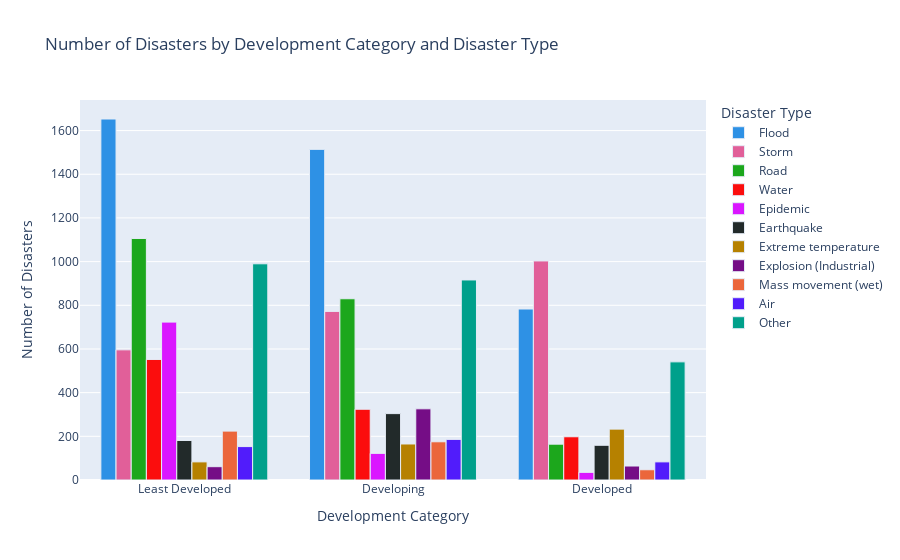

The notebook cell this image was saved under:
### Code cell
import pandas as pd
import plotly.express as px

# Assuming you have loaded your data into a DataFrame called df_test

# Binning country development score into three categories
df_test['Development_Category'] = pd.cut(df_test['country_devlopment_score'], bins=[0, 20, 35, float('inf')], labels=['Least Developed', 'Developing', 'Developed'])

# Get top ten disaster types
top_disaster_types = df_test['Disaster Type'].value_counts().nlargest(10).index.tolist()

# Assign 'Other' category for remaining disaster types
df_test.loc[~df_test['Disaster Type'].isin(top_disaster_types), 'Disaster Type'] = 'Other'

# Counting number of disasters for each development category and disaster type
disasters_count = df_test.groupby(['Development_Category', 'Disaster Type']).size().unstack(fill_value=0)

# Plotting using Plotly Express
fig = px.bar(disasters_count, x=disasters_count.index, y=top_disaster_types + ['Other'], 
             title='Number of Disasters by Development Category and Disaster Type',
             labels={'x': 'Development Category', 'y': 'Number of Disasters'},
             color_discrete_sequence=px.colors.qualitative.Dark24,
             barmode='group')

fig.update_layout(xaxis_title='Development Category', yaxis_title='Number of Disasters', legend_title='Disaster Type')

fig.update_traces(marker=dict(line=dict(width=1)))

fig.show()

# Define the folder path where you want to save the HTML file
folder_path = "/Users/samharris/Desktop/Capstone/24Spr_-S-Harris-_-disasters-/Sample_Capstone/code/website/"

# Ensure that the folder exists
os.makedirs(folder_path, exist_ok=True)

# Define the file path
file_path = os.path.join(folder_path, 'number_of_disaster_development_category.html')

# Save the figure as HTML file
fig.write_html(file_path)

### Figure 1 — Plotly figure (JSON) as saved in the notebook; plotly's stock layout.template omitted (floating-point values rounded to 4 significant figures)
{"data": [{"alignmentgroup": "True", "hovertemplate": "variable=Flood<br>Development_Category=%{x}<br>value=%{y}<extra></extra>", "legendgroup": "Flood", "marker": {"color": "#2E91E5", "line": {"width": 1}, "pattern": {"shape": ""}}, "name": "Flood", "offsetgroup": "Flood", "orientation": "v", "showlegend": true, "textposition": "auto", "type": "bar", "x": ["Least Developed", "Developing", "Developed"], "xaxis": "x", "y": [1653, 1514, 783], "yaxis": "y"}, {"alignmentgroup": "True", "hovertemplate": "variable=Storm<br>Development_Category=%{x}<br>value=%{y}<extra></extra>", "legendgroup": "Storm", "marker": {"color": "#E15F99", "line": {"width": 1}, "pattern": {"shape": ""}}, "name": "Storm", "offsetgroup": "Storm", "orientation": "v", "showlegend": true, "textposition": "auto", "type": "bar", "x": ["Least Developed", "Developing", "Developed"], "xaxis": "x", "y": [596, 772, 1003], "yaxis": "y"}, {"alignmentgroup": "True", "hovertemplate": "variable=Road<br>Development_Category=%{x}<br>value=%{y}<extra></extra>", "legendgroup": "Road", "marker": {"color": "#1CA71C", "line": {"width": 1}, "pattern": {"shape": ""}}, "name": "Road", "offsetgroup": "Road", "orientation": "v", "showlegend": true, "textposition": "auto", "type": "bar", "x": ["Least Developed", "Developing", "Developed"], "xaxis": "x", "y": [1106, 830, 164], "yaxis": "y"}, {"alignmentgroup": "True", "hovertemplate": "variable=Water<br>Development_Category=%{x}<br>value=%{y}<extra></extra>", "legendgroup": "Water", "marker": {"color": "#FB0D0D", "line": {"width": 1}, "pattern": {"shape": ""}}, "name": "Water", "offsetgroup": "Water", "orientation": "v", "showlegend": true, "textposition": "auto", "type": "bar", "x": ["Least Developed", "Developing", "Developed"], "xaxis": "x", "y": [552, 324, 198], "yaxis": "y"}, {"alignmentgroup": "True", "hovertemplate": "variable=Epidemic<br>Development_Category=%{x}<br>value=%{y}<extra></extra>", "legendgroup": "Epidemic", "marker": {"color": "#DA16FF", "line": {"width": 1}, "pattern": {"shape": ""}}, "name": "Epidemic", "offsetgroup": "Epidemic", "orientation": "v", "showlegend": true, "textposition": "auto", "type": "bar", "x": ["Least Developed", "Developing", "Developed"], "xaxis": "x", "y": [723, 122, 35], "yaxis": "y"}, {"alignmentgroup": "True", "hovertemplate": "variable=Earthquake<br>Development_Category=%{x}<br>value=%{y}<extra></extra>", "legendgroup": "Earthquake", "marker": {"color": "#222A2A", "line": {"width": 1}, "pattern": {"shape": ""}}, "name": "Earthquake", "offsetgroup": "Earthquake", "orientation": "v", "showlegend": true, "textposition": "auto", "type": "bar", "x": ["Least Developed", "Developing", "Developed"], "xaxis": "x", "y": [181, 304, 159], "yaxis": "y"}, {"alignmentgroup": "True", "hovertemplate": "variable=Extreme temperature<br>Development_Category=%{x}<br>value=%{y}<extra></extra>", "legendgroup": "Extreme temperature", "marker": {"color": "#B68100", "line": {"width": 1}, "pattern": {"shape": ""}}, "name": "Extreme temperature", "offsetgroup": "Extreme temperature", "orientation": "v", "showlegend": true, "textposition": "auto", "type": "bar", "x": ["Least Developed", "Developing", "Developed"], "xaxis": "x", "y": [83, 165, 233], "yaxis": "y"}, {"alignmentgroup": "True", "hovertemplate": "variable=Explosion (Industrial)<br>Development_Category=%{x}<br>value=%{y}<extra></extra>", "legendgroup": "Explosion (Industrial)", "marker": {"color": "#750D86", "line": {"width": 1}, "pattern": {"shape": ""}}, "name": "Explosion (Industrial)", "offsetgroup": "Explosion (Industrial)", "orientation": "v", "showlegend": true, "textposition": "auto", "type": "bar", "x": ["Least Developed", "Developing", "Developed"], "xaxis": "x", "y": [61, 326, 64], "yaxis": "y"}, {"alignmentgroup": "True", "hovertemplate": "variable=Mass movement (wet)<br>Development_Category=%{x}<br>value=%{y}<extra></extra>", "legendgroup": "Mass movement (wet)", "marker": {"color": "#EB663B", "line": {"width": 1}, "pattern": {"shape": ""}}, "name": "Mass movement (wet)", "offsetgroup": "Mass movement (wet)", "orientation": "v", "showlegend": true, "textposition": "auto", "type": "bar", "x": ["Least Developed", "Developing", "Developed"], "xaxis": "x", "y": [224, 175, 47], "yaxis": "y"}, {"alignmentgroup": "True", "hovertemplate": "variable=Air<br>Development_Category=%{x}<br>value=%{y}<extra></extra>", "legendgroup": "Air", "marker": {"color": "#511CFB", "line": {"width": 1}, "pattern": {"shape": ""}}, "name": "Air", "offsetgroup": "Air", "orientation": "v", "showlegend": true, "textposition": "auto", "type": "bar", "x": ["Least Developed", "Developing", "Developed"], "xaxis": "x", "y": [153, 186, 83], "yaxis": "y"}, {"alignmentgroup": "True", "hovertemplate": "variable=Other<br>Development_Category=%{x}<br>value=%{y}<extra></extra>", "legendgroup": "Other", "marker": {"color": "#00A08B", "line": {"width": 1}, "pattern": {"shape": ""}}, "name": "Other", "offsetgroup": "Other", "orientation": "v", "showlegend": true, "textposition": "auto", "type": "bar", "x": ["Least Developed", "Developing", "Developed"], "xaxis": "x", "y": [990, 916, 541], "yaxis": "y"}], "layout": {"barmode": "group", "legend": {"title": {"text": "Disaster Type"}, "tracegroupgap": 0}, "title": {"text": "Number of Disasters by Development Category and Disaster Type"}, "xaxis": {"anchor": "y", "domain": [0, 1], "title": {"text": "Development Category"}}, "yaxis": {"anchor": "x", "domain": [0, 1], "title": {"text": "Number of Disasters"}}}}
